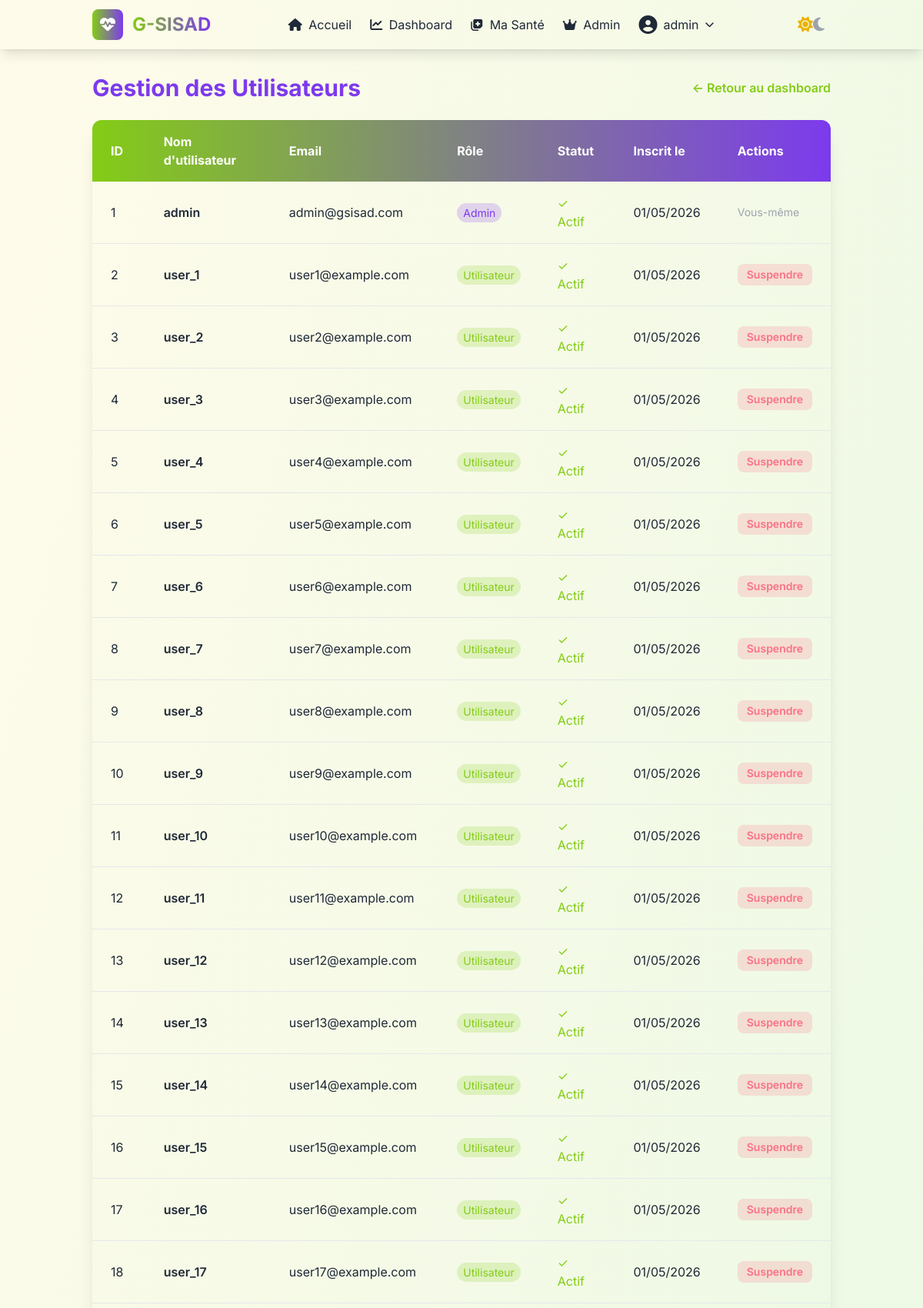
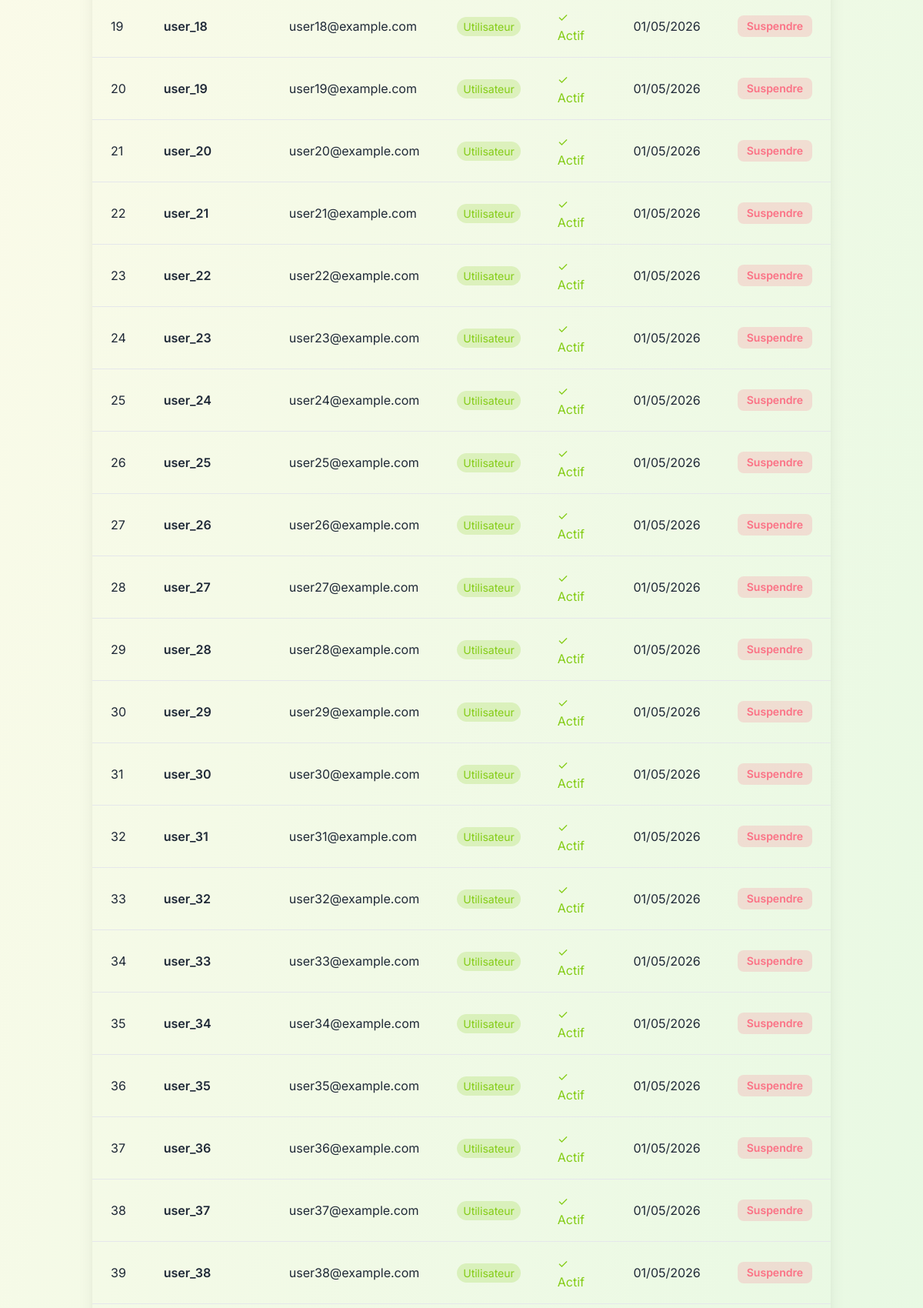
The app's page /admin/users (signed in, upper part) with its own data (2 pictures, top to bottom).
### models.py (models this page shows)
class User(UserMixin, db.Model):
    id = db.Column(db.Integer, primary_key=True)
    username = db.Column(db.String(80), unique=True, nullable=False)
    email = db.Column(db.String(120), unique=True, nullable=False)
    password_hash = db.Column(db.String(200), nullable=False)
    role = db.Column(db.String(20), default='user')
    is_active = db.Column(db.Boolean, default=True)
    created_at = db.Column(db.DateTime, default=datetime.utcnow)
    age = db.Column(db.Integer, nullable=True)
    gender = db.Column(db.String(10), nullable=True)
    weight = db.Column(db.Float, nullable=True)
    height = db.Column(db.Float, nullable=True)
    activity_level = db.Column(db.String(20), nullable=True)
    sleep_hours = db.Column(db.Float, nullable=True)
    stress_level = db.Column(db.Integer, nullable=True)
    systolic_bp = db.Column(db.Integer, nullable=True)
    diastolic_bp = db.Column(db.Integer, nullable=True)
    medical_history = db.Column(db.Text, nullable=True)
    health_metrics = db.relationship('HealthMetrics', backref='user', lazy=True)

### app.py (the view)
@app.route('/admin/users')
@login_required
@admin_required
def admin_users():
    users = User.query.all()
    return render_template('admin_users.html', users=users)

### app.py (called while the page is built)
def admin_required(f):
    @wraps(f)
    def decorated_function(*args, **kwargs):
        if not current_user.is_authenticated:
            return redirect(url_for('login'))
        if current_user.role != 'admin':
            abort(403)
        return f(*args, **kwargs)
    return decorated_function

@login_manager.user_loader
def load_user(user_id):
    return User.query.get(int(user_id))

### templates/admin_users.html (shortened to what this page needs)
{% extends "base.html" %}
{% block content %}
<div class="space-y-6">
    <div class="flex justify-between items-center">
        <h1 class="text-3xl font-bold text-[#7C3AED]">Gestion des Utilisateurs</h1>
        <a href="{{ url_for('admin_dashboard') }}" class="text-[#84CC16] hover:text-[#65A30D] font-semibold">
            ← Retour au dashboard
        </a>
    </div>
    <div class="glassmorphism rounded-xl overflow-hidden shadow-xl">
        <div class="overflow-x-auto">
            <table class="w-full">
                <thead class="bg-gradient-to-r from-[#84CC16] to-[#7C3AED] text-white">
                    <tr>
                        <th class="px-6 py-4 text-left">ID</th>
                        <th class="px-6 py-4 text-left">Nom d'utilisateur</th>
                        <th class="px-6 py-4 text-left">Email</th>
                        <th class="px-6 py-4 text-left">Rôle</th>
                        <th class="px-6 py-4 text-left">Statut</th>
                        <th class="px-6 py-4 text-left">Inscrit le</th>
                        <th class="px-6 py-4 text-left">Actions</th>
                    </tr>
                </thead>
                <tbody class="divide-y divide-gray-200">
                    {% for user in users %}
                    <tr class="hover:bg-[#84CC16]/5 transition">
                        <td class="px-6 py-4">{{ user.id }}</td>
                        <td class="px-6 py-4 font-semibold">{{ user.username }}</td>
                        <td class="px-6 py-4">{{ user.email }}</td>
                        <td class="px-6 py-4">
                            {% if user.role == 'admin' %}
                            <span class="bg-[#7C3AED]/20 text-[#7C3AED] px-2 py-1 rounded-full text-sm">Admin</span>
                            {% else %}
                            <span class="bg-[#84CC16]/20 text-[#84CC16] px-2 py-1 rounded-full text-sm">Utilisateur</span>
                            {% endif %}
                        </td>
                        <td class="px-6 py-4">
                            {% if user.is_active %}
                            <span class="text-[#84CC16]">✓ Actif</span>
                            {% else %}
                            <span class="text-[#FB7185]">✗ Suspendu</span>
                            {% endif %}
                        </td>
                        <td class="px-6 py-4">{{ user.created_at.strftime('%d/%m/%Y') }}</td>
                        <td class="px-6 py-4">
                            <div class="flex space-x-2">
                                {% if user.id != current_user.id %}
                                <a href="{{ url_for('toggle_user', user_id=user.id) }}"
                                   class="px-3 py-1 rounded-lg text-sm font-semibold transition
                                   {% if user.is_active %}
                                   bg-[#FB7185]/20 text-[#FB7185] hover:bg-[#FB7185] hover:text-white
                                   {% else %}
                                   bg-[#84CC16]/20 text-[#84CC16] hover:bg-[#84CC16] hover:text-white
                                   {% endif %}">
                                    {% if user.is_active %}Suspendre{% else %}Activer{% endif %}
                                </a>
                                {% else %}
                                <span class="text-gray-400 text-sm">Vous-même</span>
                                {% endif %}
                            </div>
                        </td>
                    </tr>
                    {% endfor %}
                </tbody>
            </table>
        </div>
    </div>
</div>
{% endblock %}

### templates/base.html (shortened to what this page needs)
<!DOCTYPE html>
<html lang="fr" class="{% if session.get('theme') == 'dark' %}dark{% endif %}">
<head>
    <link rel="stylesheet" href="{{ url_for('static', filename='css/output.css') }}">
    <link rel="stylesheet" href="https://cdnjs.cloudflare.com/ajax/libs/font-awesome/6.4.0/css/all.min.css">
</head>
<body class="gradient-secondary min-h-screen">
    <nav class="glassmorphism shadow-lg sticky top-0 z-50">
        <div class="container mx-auto px-4 sm:px-6 lg:px-8">
            <div class="flex justify-between items-center h-16">
                <div class="flex items-center space-x-3">
                    <div class="w-10 h-10 gradient-primary rounded-lg flex items-center justify-center animate-float">
                        <i class="fas fa-heartbeat text-white text-xl"></i>
                    </div>
                    <span class="text-2xl font-bold text-gradient">G-SISAD</span>
                </div>
                <div class="hidden md:flex items-center space-x-6">
                    <a href="{{ url_for('index') }}" class="nav-link">
                        <i class="fas fa-home mr-1"></i> Accueil
                    </a>
                    {% if current_user.is_authenticated %}
                        <a href="{{ url_for('dashboard') }}" class="nav-link">
                            <i class="fas fa-chart-line mr-1"></i> Dashboard
                        </a>
                        <a href="{{ url_for('health_form') }}" class="nav-link">
                            <i class="fas fa-notes-medical mr-1"></i> Ma Santé
                        </a>
                        {% if current_user.role == 'admin' %}
                            <a href="{{ url_for('admin_dashboard') }}" class="nav-link">
                                <i class="fas fa-crown mr-1"></i> Admin
                            </a>
                        {% endif %}
                        <div class="relative group">
                            <button class="flex items-center space-x-2 nav-link">
                                <i class="fas fa-user-circle text-2xl"></i>
                                <span>{{ current_user.username }}</span>
                                <i class="fas fa-chevron-down text-xs"></i>
                            </button>
                        </div>
                    {% endif %}
                </div>
            </div>
        </div>
    </nav>
    <main class="container mx-auto px-4 sm:px-6 lg:px-8 py-8">
        {% block content %}{% endblock %}
    </main>
</body>
</html>

### templates/base.html (style rules this page uses)
html { scroll-behavior: smooth; }
* { transition-property: background-color, border-color, color, fill, stroke; transition-timing-function: cubic-bezier(0.4, 0, 0.2, 1); transition-duration: 200ms; }

### records on screen
User: username "admin", id "1", email "admin@gsisad.com", role "Admin", is_active "✓ Actif", created_at "01/05/2026", shows "Vous-même"
User: id "2", username "user_1", email "user1@example.com", role "Utilisateur", is_active "✓ Actif", created_at "01/05/2026"
User: id "3", username "user_2", email "user2@example.com", role "Utilisateur", is_active "✓ Actif", created_at "01/05/2026"
User: id "4", username "user_3", email "user3@example.com", role "Utilisateur", is_active "✓ Actif", created_at "01/05/2026"
User: id "5", username "user_4", email "user4@example.com", role "Utilisateur", is_active "✓ Actif", created_at "01/05/2026"
User: id "6", username "user_5", email "user5@example.com", role "Utilisateur", is_active "✓ Actif", created_at "01/05/2026"
User: id "7", username "user_6", email "user6@example.com", role "Utilisateur", is_active "✓ Actif", created_at "01/05/2026"
User: id "8", username "user_7", email "user7@example.com", role "Utilisateur", is_active "✓ Actif", created_at "01/05/2026"
User: id "9", username "user_8", email "user8@example.com", role "Utilisateur", is_active "✓ Actif", created_at "01/05/2026"
User: id "10", username "user_9", email "user9@example.com", role "Utilisateur", is_active "✓ Actif", created_at "01/05/2026"
User: id "11", username "user_10", email "user10@example.com", role "Utilisateur", is_active "✓ Actif", created_at "01/05/2026"
User: id "12", username "user_11", email "user11@example.com", role "Utilisateur", is_active "✓ Actif", created_at "01/05/2026"
User: id "13", username "user_12", email "user12@example.com", role "Utilisateur", is_active "✓ Actif", created_at "01/05/2026"
User: id "14", username "user_13", email "user13@example.com", role "Utilisateur", is_active "✓ Actif", created_at "01/05/2026"
User: id "15", username "user_14", email "user14@example.com", role "Utilisateur", is_active "✓ Actif", created_at "01/05/2026"
User: id "16", username "user_15", email "user15@example.com", role "Utilisateur", is_active "✓ Actif", created_at "01/05/2026"
User: id "17", username "user_16", email "user16@example.com", role "Utilisateur", is_active "✓ Actif", created_at "01/05/2026"
User: id "18", username "user_17", email "user17@example.com", role "Utilisateur", is_active "✓ Actif", created_at "01/05/2026"
User: id "19", username "user_18", email "user18@example.com", role "Utilisateur", is_active "✓ Actif", created_at "01/05/2026"
User: id "20", username "user_19", email "user19@example.com", role "Utilisateur", is_active "✓ Actif", created_at "01/05/2026"
User: id "21", username "user_20", email "user20@example.com", role "Utilisateur", is_active "✓ Actif", created_at "01/05/2026"
User: id "22", username "user_21", email "user21@example.com", role "Utilisateur", is_active "✓ Actif", created_at "01/05/2026"
User: id "23", username "user_22", email "user22@example.com", role "Utilisateur", is_active "✓ Actif", created_at "01/05/2026"
User: id "24", username "user_23", email "user23@example.com", role "Utilisateur", is_active "✓ Actif", created_at "01/05/2026"
User: id "25", username "user_24", email "user24@example.com", role "Utilisateur", is_active "✓ Actif", created_at "01/05/2026"
User: id "26", username "user_25", email "user25@example.com", role "Utilisateur", is_active "✓ Actif", created_at "01/05/2026"
User: id "27", username "user_26", email "user26@example.com", role "Utilisateur", is_active "✓ Actif", created_at "01/05/2026"
User: id "28", username "user_27", email "user27@example.com", role "Utilisateur", is_active "✓ Actif", created_at "01/05/2026"
User: id "29", username "user_28", email "user28@example.com", role "Utilisateur", is_active "✓ Actif", created_at "01/05/2026"
User: id "30", username "user_29", email "user29@example.com", role "Utilisateur", is_active "✓ Actif", created_at "01/05/2026"
User: id "31", username "user_30", email "user30@example.com", role "Utilisateur", is_active "✓ Actif", created_at "01/05/2026"
User: id "32", username "user_31", email "user31@example.com", role "Utilisateur", is_active "✓ Actif", created_at "01/05/2026"
User: id "33", username "user_32", email "user32@example.com", role "Utilisateur", is_active "✓ Actif", created_at "01/05/2026"
User: id "34", username "user_33", email "user33@example.com", role "Utilisateur", is_active "✓ Actif", created_at "01/05/2026"
User: id "35", username "user_34", email "user34@example.com", role "Utilisateur", is_active "✓ Actif", created_at "01/05/2026"
User: id "36", username "user_35", email "user35@example.com", role "Utilisateur", is_active "✓ Actif", created_at "01/05/2026"
User: id "37", username "user_36", email "user36@example.com", role "Utilisateur", is_active "✓ Actif", created_at "01/05/2026"
User: id "38", username "user_37", email "user37@example.com", role "Utilisateur", is_active "✓ Actif", created_at "01/05/2026"
User: id "39", username "user_38", email "user38@example.com", role "Utilisateur", is_active "✓ Actif", created_at "01/05/2026"
